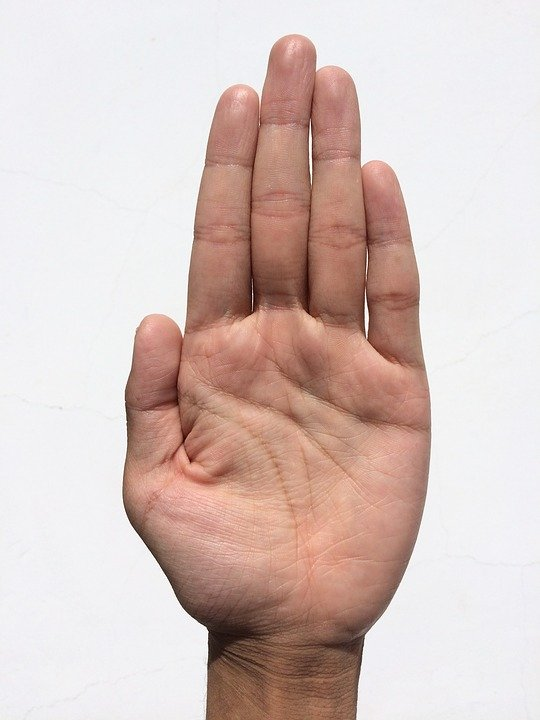
#> input picture images/sample2.png, 540 x 720 px, found by its file name; its folder holds 5 pictures in this run
$ python playground3.py
#> lines starting #> are read from the running program, lines starting #| are printed output that depends on the picture
import cv2
import numpy as np
import utils

# Load image
image_path = f"C:/Users/USER/workspace/palm/images/sample{2}.png"

original = cv2.imread(image_path)
#> original is the input picture: shape (720, 540, 3); mean B, G, R 192.3, 197.1, 216
img = cv2.cvtColor(original, cv2.COLOR_BGR2GRAY)
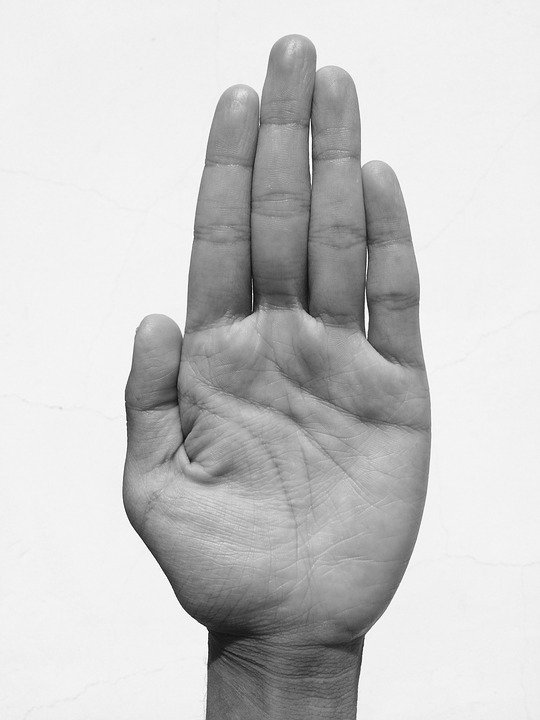
#> img: shape (720, 540); min 3, max 255, mean 202.1

img = cv2.equalizeHist(img)
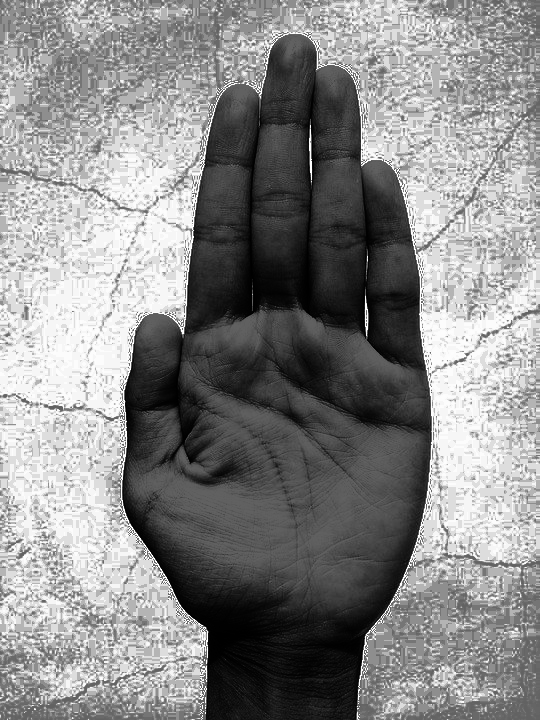
#> img: shape (720, 540); min 0, max 255, mean 136.6

img = cv2.GaussianBlur(img, (9, 9), 0)
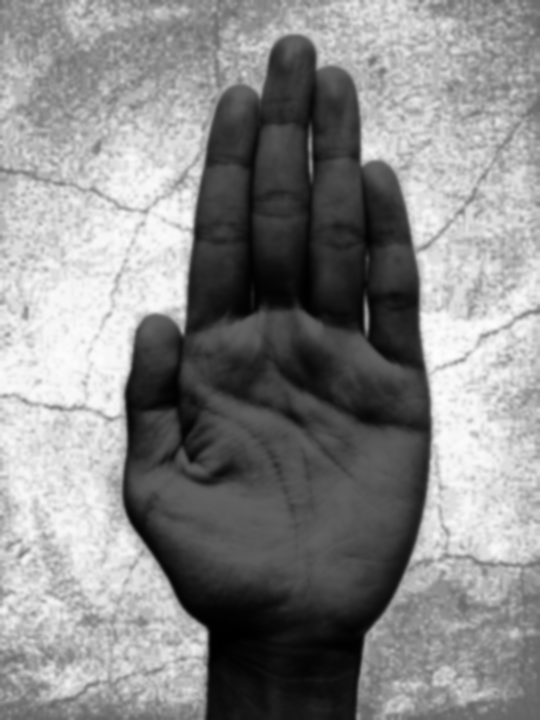
#> img: shape (720, 540); min 0, max 252, mean 136.6

img = cv2.Canny(img, 40, 80)
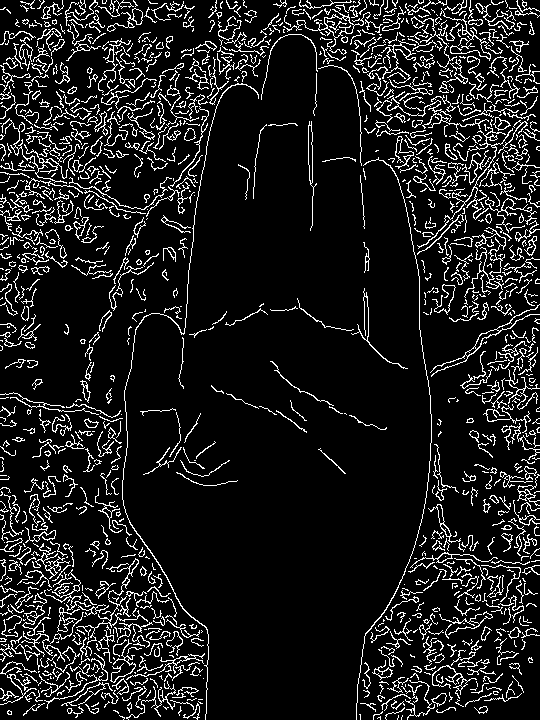
#> img: shape (720, 540); 11.1% white in thin lines or dots
cv2.imshow('Canny', img)

lined = np.copy(original) * 0
#> lined: shape (720, 540, 3); every value is 0
lines = cv2.HoughLinesP(img, 1, np.pi / 180, 15, np.array([]), 50, 20)
#> lines = 1156 rows, first 6: [101, 689, 114, 567], [16, 34, 59, 222], [484, 472, 539, 83], [455, 103, 466, 320], [435, 455, 459, 628], [342, 2, 499, 243]
for line in lines:
    for x1, y1, x2, y2 in line:
        cv2.line(lined, (x1, y1), (x2, y2), (0, 0, 255))
#> this loop made 1156 passes
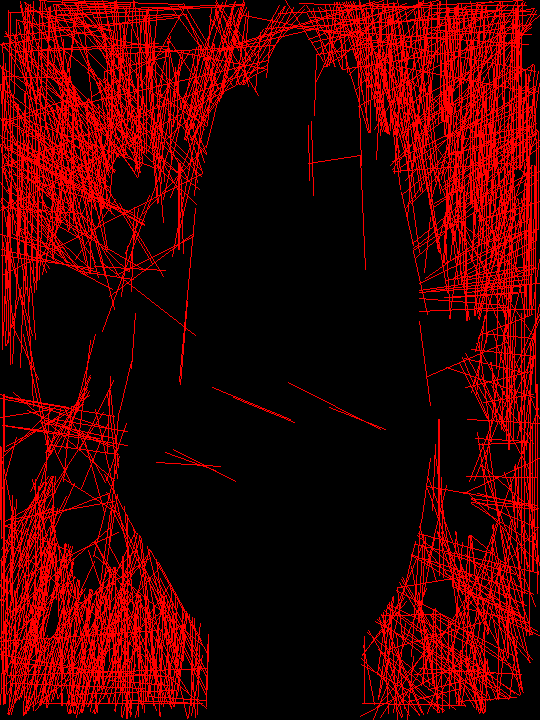
#> lined: shape (720, 540, 3); mean B, G, R 0, 0, 63

output = cv2.addWeighted(original, 0.8, lined, 1, 0)
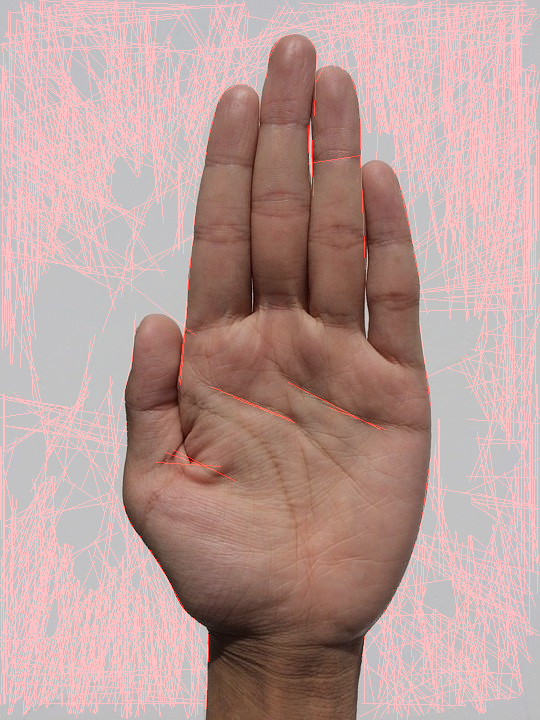
#> output: shape (720, 540, 3); mean B, G, R 153.8, 157.7, 188.4
cv2.imshow('original', original)
cv2.imshow('lined', lined)
cv2.waitKey(0)
cv2.destroyAllWindows()
